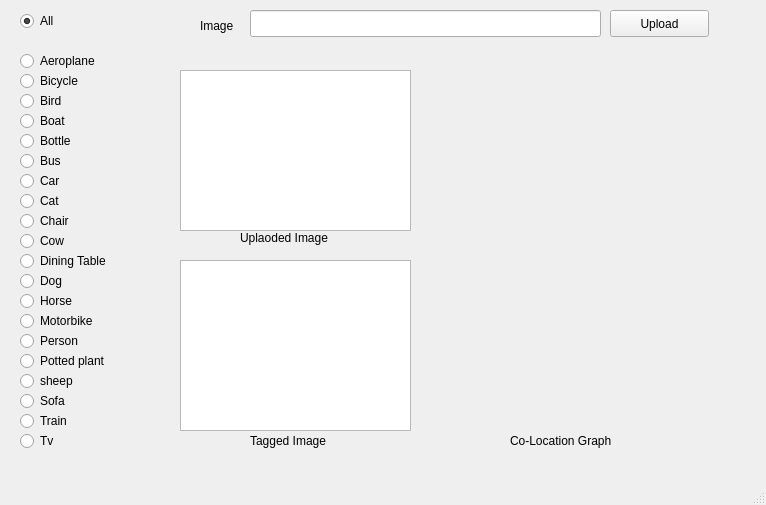
<?xml version="1.0" encoding="UTF-8"?>
<ui version="4.0">
 <class>MainWindow</class>
 <widget class="QMainWindow" name="MainWindow">
  <property name="geometry">
   <rect>
    <x>0</x>
    <y>0</y>
    <width>766</width>
    <height>505</height>
   </rect>
  </property>
  <property name="windowTitle">
   <string>MainWindow</string>
  </property>
  <widget class="QWidget" name="centralwidget">
   <widget class="QRadioButton" name="radioButton_11">
    <property name="enabled">
     <bool>true</bool>
    </property>
    <property name="geometry">
     <rect>
      <x>20</x>
      <y>390</y>
      <width>117</width>
      <height>22</height>
     </rect>
    </property>
    <property name="text">
     <string>Sofa</string>
    </property>
    <property name="autoExclusive">
     <bool>false</bool>
    </property>
   </widget>
   <widget class="QRadioButton" name="radioButton_13">
    <property name="geometry">
     <rect>
      <x>20</x>
      <y>70</y>
      <width>117</width>
      <height>22</height>
     </rect>
    </property>
    <property name="text">
     <string>Bicycle</string>
    </property>
    <property name="autoExclusive">
     <bool>false</bool>
    </property>
   </widget>
   <widget class="QRadioButton" name="radioButton_17">
    <property name="geometry">
     <rect>
      <x>20</x>
      <y>150</y>
      <width>117</width>
      <height>22</height>
     </rect>
    </property>
    <property name="text">
     <string>Bus</string>
    </property>
    <property name="autoExclusive">
     <bool>false</bool>
    </property>
   </widget>
   <widget class="QRadioButton" name="radioButton_19">
    <property name="geometry">
     <rect>
      <x>20</x>
      <y>210</y>
      <width>117</width>
      <height>22</height>
     </rect>
    </property>
    <property name="text">
     <string>Chair</string>
    </property>
    <property name="autoExclusive">
     <bool>false</bool>
    </property>
   </widget>
   <widget class="QRadioButton" name="radioButton_5">
    <property name="geometry">
     <rect>
      <x>20</x>
      <y>270</y>
      <width>117</width>
      <height>22</height>
     </rect>
    </property>
    <property name="text">
     <string>Dog</string>
    </property>
    <property name="autoExclusive">
     <bool>false</bool>
    </property>
   </widget>
   <widget class="QRadioButton" name="radioButton_14">
    <property name="geometry">
     <rect>
      <x>20</x>
      <y>90</y>
      <width>117</width>
      <height>22</height>
     </rect>
    </property>
    <property name="text">
     <string>Bird</string>
    </property>
    <property name="autoExclusive">
     <bool>false</bool>
    </property>
   </widget>
   <widget class="QRadioButton" name="radioButton_9">
    <property name="geometry">
     <rect>
      <x>20</x>
      <y>350</y>
      <width>117</width>
      <height>22</height>
     </rect>
    </property>
    <property name="text">
     <string>Potted plant</string>
    </property>
    <property name="autoExclusive">
     <bool>false</bool>
    </property>
   </widget>
   <widget class="QGraphicsView" name="graphicsView_3">
    <property name="geometry">
     <rect>
      <x>180</x>
      <y>260</y>
      <width>231</width>
      <height>171</height>
     </rect>
    </property>
   </widget>
   <widget class="QLabel" name="label">
    <property name="geometry">
     <rect>
      <x>240</x>
      <y>230</y>
      <width>121</width>
      <height>16</height>
     </rect>
    </property>
    <property name="text">
     <string>Uplaoded Image</string>
    </property>
   </widget>
   <widget class="QRadioButton" name="radioButton_10">
    <property name="geometry">
     <rect>
      <x>20</x>
      <y>370</y>
      <width>117</width>
      <height>22</height>
     </rect>
    </property>
    <property name="text">
     <string>sheep</string>
    </property>
    <property name="autoExclusive">
     <bool>false</bool>
    </property>
   </widget>
   <widget class="QLabel" name="label_4">
    <property name="geometry">
     <rect>
      <x>200</x>
      <y>10</y>
      <width>51</width>
      <height>31</height>
     </rect>
    </property>
    <property name="text">
     <string>Image</string>
    </property>
   </widget>
   <widget class="QRadioButton" name="radioButton_2">
    <property name="geometry">
     <rect>
      <x>20</x>
      <y>50</y>
      <width>117</width>
      <height>22</height>
     </rect>
    </property>
    <property name="text">
     <string>Aeroplane</string>
    </property>
    <property name="autoExclusive">
     <bool>false</bool>
    </property>
   </widget>
   <widget class="QGraphicsView" name="graphicsView">
    <property name="geometry">
     <rect>
      <x>180</x>
      <y>70</y>
      <width>231</width>
      <height>161</height>
     </rect>
    </property>
   </widget>
   <widget class="QLineEdit" name="lineEdit">
    <property name="geometry">
     <rect>
      <x>250</x>
      <y>10</y>
      <width>351</width>
      <height>27</height>
     </rect>
    </property>
   </widget>
   <widget class="QLabel" name="label_3">
    <property name="geometry">
     <rect>
      <x>510</x>
      <y>430</y>
      <width>131</width>
      <height>21</height>
     </rect>
    </property>
    <property name="text">
     <string>Co-Location Graph</string>
    </property>
   </widget>
   <widget class="QRadioButton" name="radioButton_3">
    <property name="geometry">
     <rect>
      <x>20</x>
      <y>230</y>
      <width>117</width>
      <height>22</height>
     </rect>
    </property>
    <property name="text">
     <string>Cow</string>
    </property>
    <property name="autoExclusive">
     <bool>false</bool>
    </property>
   </widget>
   <widget class="QRadioButton" name="radioButton_8">
    <property name="geometry">
     <rect>
      <x>20</x>
      <y>330</y>
      <width>117</width>
      <height>22</height>
     </rect>
    </property>
    <property name="text">
     <string>Person</string>
    </property>
    <property name="autoExclusive">
     <bool>false</bool>
    </property>
   </widget>
   <widget class="QRadioButton" name="radioButton_18">
    <property name="geometry">
     <rect>
      <x>20</x>
      <y>170</y>
      <width>117</width>
      <height>22</height>
     </rect>
    </property>
    <property name="text">
     <string>Car</string>
    </property>
    <property name="autoExclusive">
     <bool>false</bool>
    </property>
   </widget>
   <widget class="QRadioButton" name="radioButton_15">
    <property name="geometry">
     <rect>
      <x>20</x>
      <y>110</y>
      <width>117</width>
      <height>22</height>
     </rect>
    </property>
    <property name="text">
     <string>Boat</string>
    </property>
    <property name="autoExclusive">
     <bool>false</bool>
    </property>
   </widget>
   <widget class="QRadioButton" name="radioButton_21">
    <property name="geometry">
     <rect>
      <x>20</x>
      <y>430</y>
      <width>117</width>
      <height>22</height>
     </rect>
    </property>
    <property name="text">
     <string>Tv</string>
    </property>
    <property name="autoExclusive">
     <bool>false</bool>
    </property>
   </widget>
   <widget class="QRadioButton" name="radioButton_20">
    <property name="geometry">
     <rect>
      <x>20</x>
      <y>190</y>
      <width>117</width>
      <height>22</height>
     </rect>
    </property>
    <property name="text">
     <string>Cat</string>
    </property>
    <property name="autoExclusive">
     <bool>false</bool>
    </property>
   </widget>
   <widget class="QRadioButton" name="radioButton_7">
    <property name="geometry">
     <rect>
      <x>20</x>
      <y>310</y>
      <width>117</width>
      <height>22</height>
     </rect>
    </property>
    <property name="text">
     <string>Motorbike</string>
    </property>
    <property name="autoExclusive">
     <bool>false</bool>
    </property>
   </widget>
   <widget class="QRadioButton" name="radioButton_4">
    <property name="geometry">
     <rect>
      <x>20</x>
      <y>250</y>
      <width>117</width>
      <height>22</height>
     </rect>
    </property>
    <property name="text">
     <string>Dining Table</string>
    </property>
    <property name="autoExclusive">
     <bool>false</bool>
    </property>
   </widget>
   <widget class="QRadioButton" name="radioButton_12">
    <property name="geometry">
     <rect>
      <x>20</x>
      <y>410</y>
      <width>117</width>
      <height>22</height>
     </rect>
    </property>
    <property name="text">
     <string>Train</string>
    </property>
    <property name="autoExclusive">
     <bool>false</bool>
    </property>
   </widget>
   <widget class="QRadioButton" name="radioButton_6">
    <property name="geometry">
     <rect>
      <x>20</x>
      <y>290</y>
      <width>117</width>
      <height>22</height>
     </rect>
    </property>
    <property name="text">
     <string>Horse</string>
    </property>
    <property name="autoExclusive">
     <bool>false</bool>
    </property>
   </widget>
   <widget class="QRadioButton" name="radioButton_16">
    <property name="geometry">
     <rect>
      <x>20</x>
      <y>130</y>
      <width>117</width>
      <height>22</height>
     </rect>
    </property>
    <property name="text">
     <string>Bottle</string>
    </property>
    <property name="autoExclusive">
     <bool>false</bool>
    </property>
   </widget>
   <widget class="QRadioButton" name="radioButton">
    <property name="geometry">
     <rect>
      <x>20</x>
      <y>10</y>
      <width>117</width>
      <height>22</height>
     </rect>
    </property>
    <property name="text">
     <string>All</string>
    </property>
    <property name="checked">
     <bool>true</bool>
    </property>
   </widget>
   <widget class="QLabel" name="label_2">
    <property name="geometry">
     <rect>
      <x>250</x>
      <y>430</y>
      <width>101</width>
      <height>21</height>
     </rect>
    </property>
    <property name="text">
     <string>Tagged Image</string>
    </property>
   </widget>
   <widget class="QPushButton" name="pushButton">
    <property name="geometry">
     <rect>
      <x>610</x>
      <y>10</y>
      <width>99</width>
      <height>27</height>
     </rect>
    </property>
    <property name="text">
     <string>Upload</string>
    </property>
   </widget>
   <widget class="QWidget" name="mplwindow" native="true">
    <property name="geometry">
     <rect>
      <x>430</x>
      <y>70</y>
      <width>321</width>
      <height>361</height>
     </rect>
    </property>
    <property name="sizePolicy">
     <sizepolicy hsizetype="Expanding" vsizetype="Expanding">
      <horstretch>0</horstretch>
      <verstretch>0</verstretch>
     </sizepolicy>
    </property>
    <layout class="QVBoxLayout" name="mplvl"/>
   </widget>
  </widget>
  <widget class="QMenuBar" name="menubar">
   <property name="geometry">
    <rect>
     <x>0</x>
     <y>0</y>
     <width>766</width>
     <height>25</height>
    </rect>
   </property>
  </widget>
  <widget class="QStatusBar" name="statusbar"/>
 </widget>
 <resources/>
 <connections/>
</ui>
